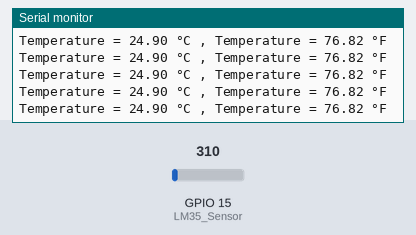
This sketch was run on a simulated ESP32. Parts: the last lines printed to the serial monitor. The test bench sets the inputs (shaded band); at power-on: GPIO 15 (LM35_Sensor) = 310.

Above: at 1.2 s.
1.3 s: GPIO 15 (LM35_Sensor) set to 372
At 1.31 s:
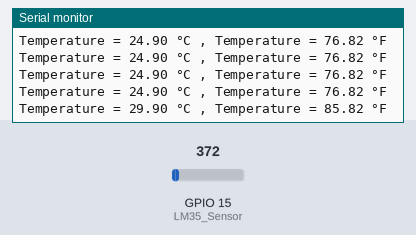
2.8 s: GPIO 15 (LM35_Sensor) set to 434
At 2.82 s:
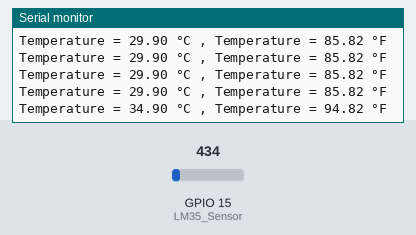
Timing chart, 0 to 5.8 s (numbered marks = the images above; inputs shaded):
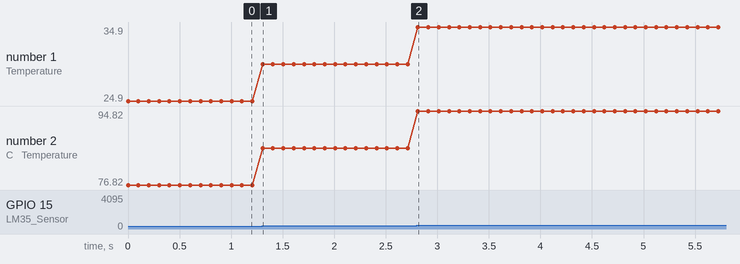

The sketch:

temperature_Sensor.ino
```cpp
#include <esp_adc_cal.h>
#define LM35_Sensor 15     //ADC pin

int LM35_Raw_Sensor = 0;
float LM35_TempC_Sensor = 0.0;
float LM35_TempF_Sensor = 0.0;
float Voltage = 0.0;

void setup()
{
  Serial.begin(115200);
}

void loop()
{
  // Read LM35_Sensor ADC Pin
  LM35_Raw_Sensor = analogRead(LM35_Sensor);
  // Calibrate ADC & Get Voltage (in mV)
  Voltage = readADC_Cal(LM35_Raw_Sensor);
  // TempC = Voltage(mV) / 10
  LM35_TempC_Sensor = Voltage / 10;
  LM35_TempF_Sensor = (LM35_TempC_Sensor * 1.8) + 32;

  // Print The Readings
  Serial.print("Temperature = ");
  Serial.print(LM35_TempC_Sensor);
  Serial.print(" °C , ");
  Serial.print("Temperature = ");
  Serial.print(LM35_TempF_Sensor);
  Serial.println(" °F");

  delay(100);
}

uint32_t readADC_Cal(int ADC_Raw)
{
  esp_adc_cal_characteristics_t adc_chars;

  esp_adc_cal_characterize(ADC_UNIT_1, ADC_ATTEN_DB_11, ADC_WIDTH_BIT_12, 1100, &adc_chars);
  return(esp_adc_cal_raw_to_voltage(ADC_Raw, &adc_chars));
}
```

Measured:
- after the input at 1.3 s, the serial monitor: prints a new line at once (image 1)
- after the input at 2.8 s, the serial monitor: prints a new line at once (image 2)
- plotted number 1: 24.9 → 29.9 after the input at 1.3 s, 29.9 → 34.9 after the input at 2.8 s
- plotted number 2: 76.82 → 85.82 after the input at 1.3 s, 85.82 → 94.82 after the input at 2.8 s
